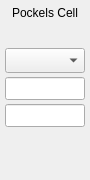
  <widget class="PyDMFrame" name="PyDMFrame_12">
   <property name="geometry">
    <rect>
     <x>480</x>
     <y>20</y>
     <width>90</width>
     <height>180</height>
    </rect>
   </property>
   <property name="toolTip">
    <string/>
   </property>
   <widget class="QLabel" name="label_29">
    <property name="geometry">
     <rect>
      <x>0</x>
      <y>5</y>
      <width>90</width>
      <height>15</height>
     </rect>
    </property>
    <property name="text">
     <string>Pockels Cell</string>
    </property>
    <property name="alignment">
     <set>Qt::AlignCenter</set>
    </property>
   </widget>
   <widget class="PyDMEnumButton" name="PyDMEnumButton">
    <property name="geometry">
     <rect>
      <x>5</x>
      <y>8</y>
      <width>80</width>
      <height>50</height>
     </rect>
    </property>
    <property name="toolTip">
     <string/>
    </property>
    <property name="styleSheet">
     <string notr="true"/>
    </property>
    <property name="channel" stdset="0">
     <string>PATT:SYS0:1:POCKCTRL</string>
    </property>
    <property name="orientation" stdset="0">
     <enum>Qt::Horizontal</enum>
    </property>
   </widget>
   <widget class="PyDMEnumComboBox" name="PyDMEnumComboBox">
    <property name="geometry">
     <rect>
      <x>5</x>
      <y>48</y>
      <width>80</width>
      <height>25</height>
     </rect>
    </property>
    <property name="toolTip">
     <string/>
    </property>
    <property name="channel" stdset="0">
     <string>PATT:SYS0:1:POCKRATE</string>
    </property>
   </widget>
   <widget class="PyDMLabel" name="PyDMLabel_11">
    <property name="geometry">
     <rect>
      <x>5</x>
      <y>130</y>
      <width>80</width>
      <height>24</height>
     </rect>
    </property>
    <property name="toolTip">
     <string/>
    </property>
    <property name="alignment">
     <set>Qt::AlignCenter</set>
    </property>
    <property name="alarmSensitiveContent" stdset="0">
     <bool>true</bool>
    </property>
    <property name="channel" stdset="0">
     <string>IOC:LR20:LS02:LCLSPOCKRATE</string>
    </property>
   </widget>
   <widget class="PyDMLineEdit" name="PyDMLineEdit">
    <property name="geometry">
     <rect>
      <x>5</x>
      <y>77</y>
      <width>80</width>
      <height>23</height>
     </rect>
    </property>
    <property name="toolTip">
     <string/>
    </property>
    <property name="channel" stdset="0">
     <string>PATT:SYS0:1:POCKCNTMAX</string>
    </property>
   </widget>
   <widget class="PyDMLineEdit" name="PyDMLineEdit_2">
    <property name="geometry">
     <rect>
      <x>5</x>
      <y>104</y>
      <width>80</width>
      <height>23</height>
     </rect>
    </property>
    <property name="toolTip">
     <string/>
    </property>
    <property name="channel" stdset="0">
     <string>PATT:SYS0:1:POCKCNT</string>
    </property>
   </widget>
   <zorder>PyDMEnumButton</zorder>
   <zorder>label_29</zorder>
   <zorder>PyDMEnumComboBox</zorder>
   <zorder>PyDMLabel_11</zorder>
   <zorder>PyDMLineEdit</zorder>
   <zorder>PyDMLineEdit_2</zorder>
  </widget>
